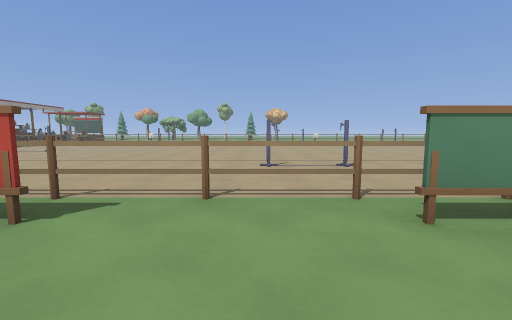
view 1 (above)

24 first-person views from a walk through a 3-D level made in the Godot game engine. The camera is 1.3 m above the floor, tilts 6° down and sees 90° across. The floor is counted in squares, 2 m on a side. Each view is taken from the middle of a square. On the plan, view 1 faces up. The plan holds only what a view shows up to about 9 squares ahead; the rest is blank. The place goes on beyond the plan. Characters and animated objects are not drawn. Surface patterns are stand-ins for the level's own textures.

view 2
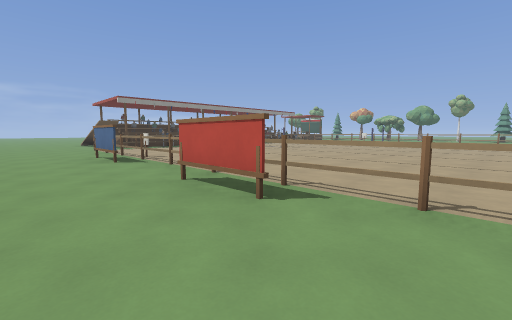

view 3
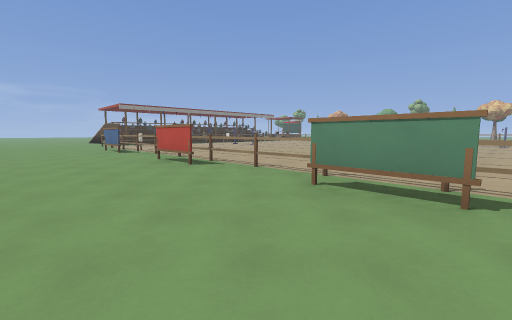

view 4
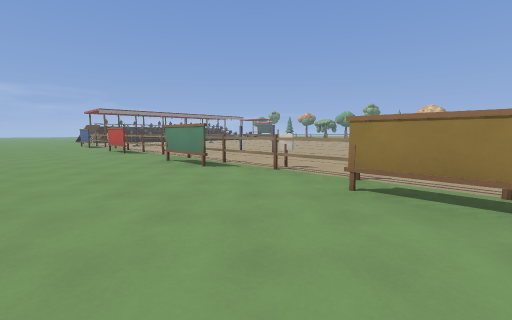

view 5
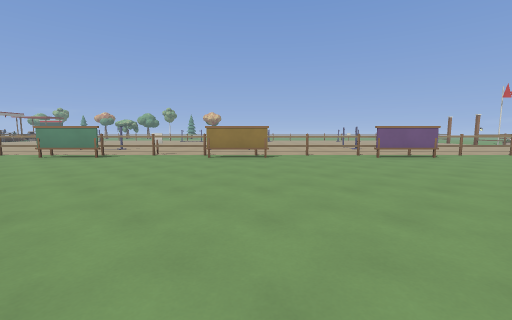

view 6
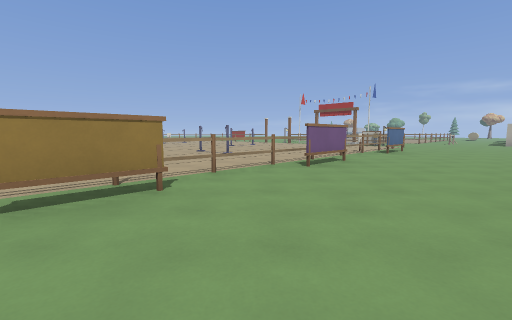

view 7
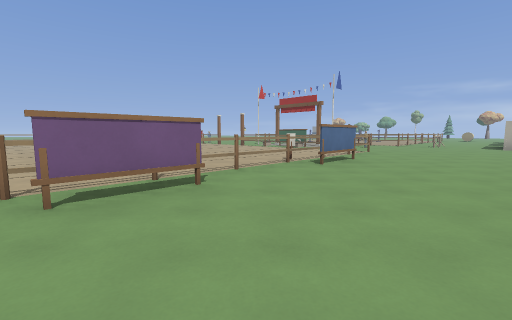

view 8
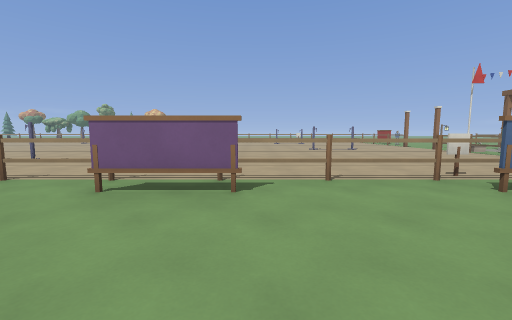

view 9
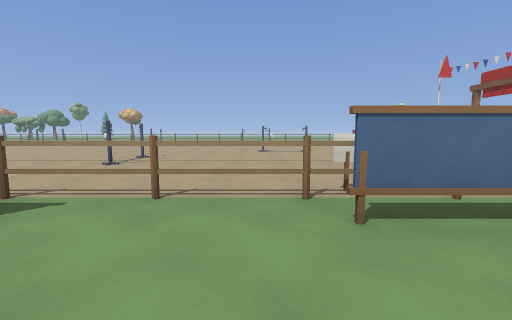

view 10
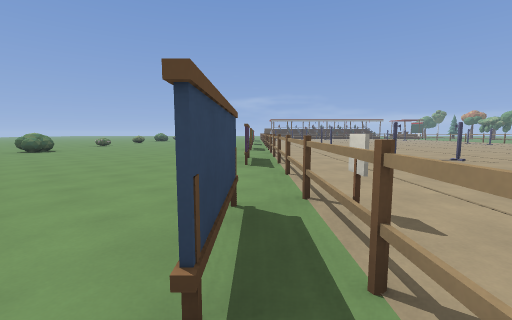

view 11
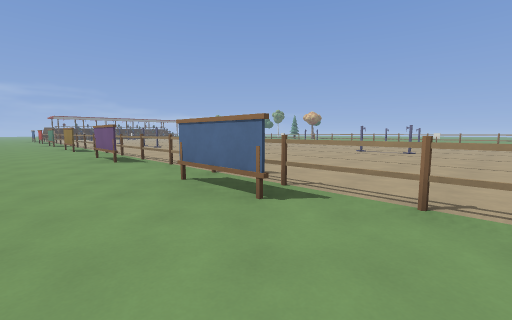

view 12
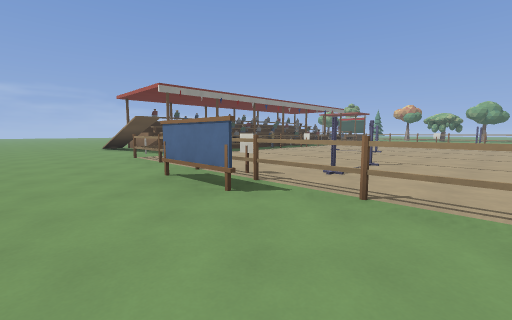

view 13
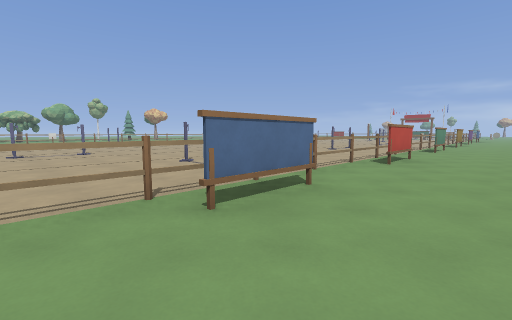

view 14
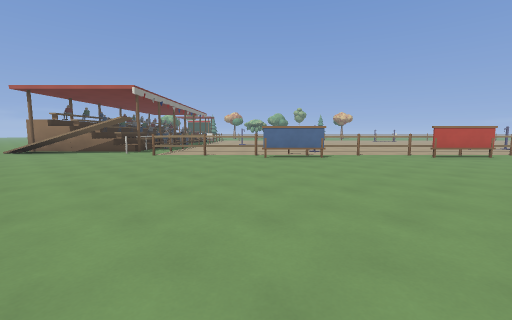

view 15
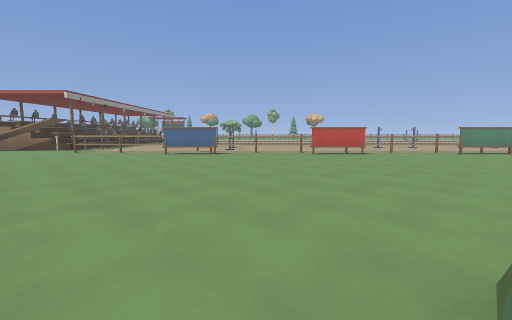

view 16
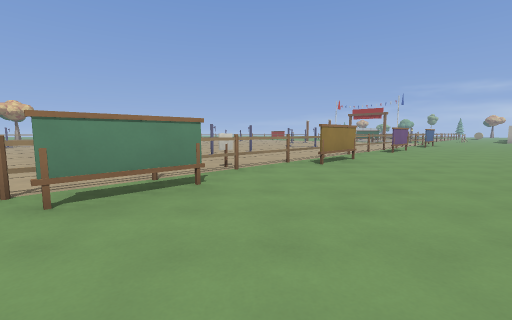

view 17
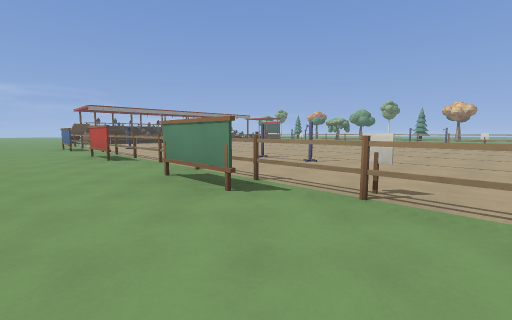

view 18
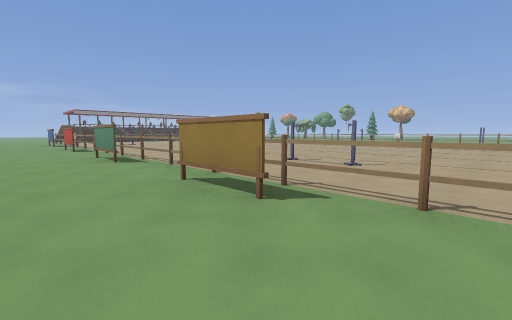

view 19
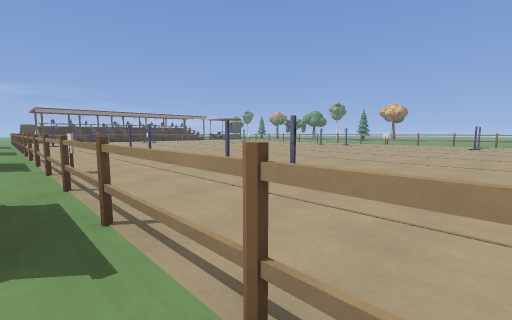

view 20
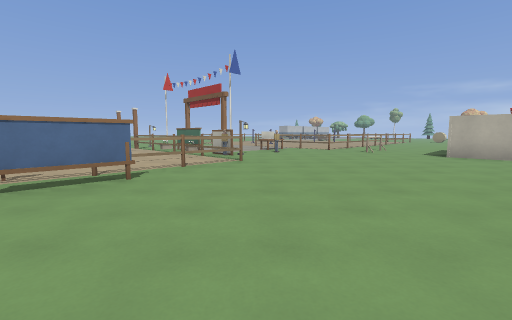

view 21
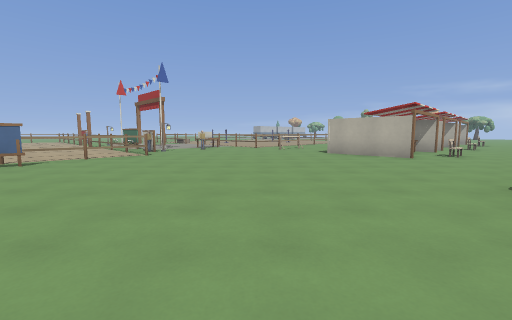

view 22
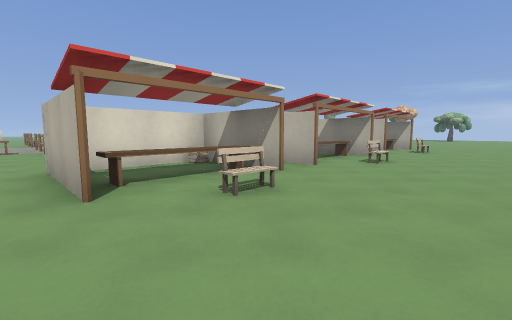

view 23
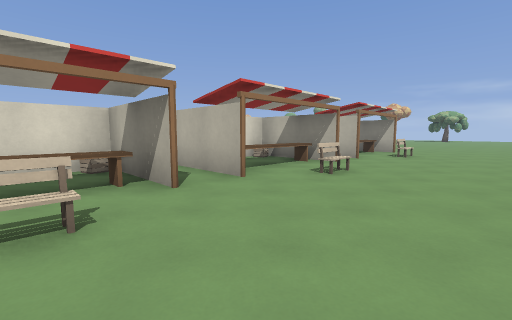

view 24
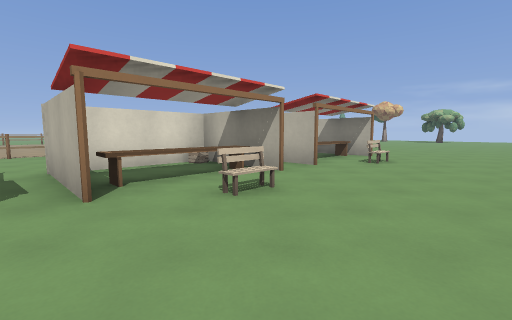

### Floor plan
Key: @ floor where view 1 was taken; # wall or solid block; . floor; = window, fence, low wall or low ledge; ^ raised ledge; T thing the floor can be seen under or through; B bush; E bench; C crate; O other object.
Columns run from 10 left of view 1 to 37 right of it. Each row starts with its distance up from view 1.
 13                   ..
 12                  ...
 11  ..  ..  ... ........      ..
 10  ...... ..............     ..
  9   . ....................   ..
  8  ............................ O
  7  .................... .......=#
  6  ............................=O  .=
  5  ... ..... . ..O.O... .......=#  O=  ..
  4  ...O........................=OOO.=  ..
  3 .==T==========T==========T====....   #=
  2 ..TTT..TT..TTT..TT..TTT..TT........  ..
  1 ..................................OO ..
  0 ..........@......................... ..
 -1 ..................................##C.##C
 -2 ..........    .......... .........#^#.#^# # #
 -3 .........      ........   ........#^#.#^#.#^#...
 -4 ........       .......    .........E...E...E....
 -5   ....B.         ....     ......................
 -6      .B           B.             ...............

Positions as (right, up) in squares from view 1, and headings:
1: (0, 0), facing up
2: (0, 0), facing up-left
3: (3, -1), facing up-left
4: (7, -1), facing up-left
5: (7, -5), facing up
6: (6, -1), facing up-right
7: (10, -1), facing up-right
8: (12, -1), facing up
9: (14, 0), facing up
10: (17, 2), facing left
11: (18, 0), facing up-left
12: (-4, 0), facing up-left
13: (-9, 0), facing up-right
14: (-8, -5), facing up
15: (-5, -6), facing up
16: (1, -1), facing up-right
17: (5, 0), facing up-left
18: (9, 0), facing up-left
19: (9, 2), facing up-left
20: (15, -2), facing up-right
21: (16, -5), facing up-right
22: (23, -6), facing up-right
23: (25, -6), facing up-right
24: (27, -6), facing up-right
